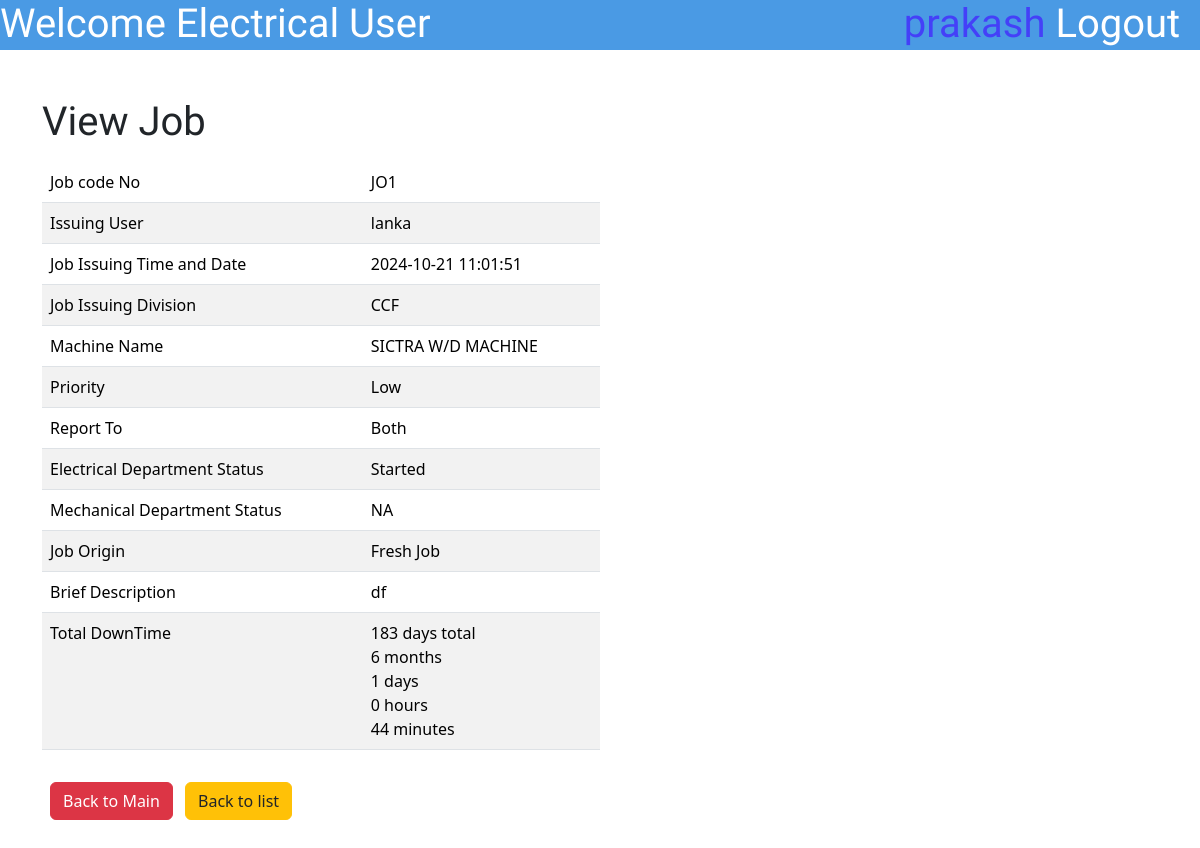
The app's page /EMUser/ViewJobEMUserPending.php?updateid=461 (signed in) with its own data.
### tables this page shows
CREATE TABLE `jobdatasheet` (
  `id` int(10) NOT NULL,
  `JobCodeNo` varchar(100) NOT NULL,
  `JobPostingDateTime` varchar(50) NOT NULL,
  `JobFinishingDateTime` varchar(50) DEFAULT NULL,
  `JobPostingDev` enum('ACF','CCF','DR','Flexible','Aluminium Rodmill','Ceylon Copper','Drum Yard','Carpentry','Bail Room') NOT NULL,
  `MachineName` varchar(255) NOT NULL,
  `Priority` enum('High','Low','Critical','') NOT NULL,
  `ReportTo` enum('Electrical','Mechanical','Both','') NOT NULL,
  `BDescription` varchar(500) NOT NULL,
  `Username` varchar(50) NOT NULL,
  `JobStatusE` enum('Pending','Started','Finished','Approved','NA') NOT NULL,
  `JobStatusM` enum('Pending','Started','Finished','Approved','NA') NOT NULL,
  `ManPowerInvolved` varchar(1000) DEFAULT NULL,
  `Certification` enum('Pending Certification','Not Certified','Certified','') NOT NULL,
  `FinishedCommentE` varchar(255) DEFAULT NULL,
  `FinishedCommentM` varchar(500) DEFAULT NULL,
  `TransferCommentE` varchar(500) DEFAULT NULL,
  `TransferCommentM` varchar(500) DEFAULT NULL,
  `ApproveComment` varchar(1000) DEFAULT NULL,
  `DisapproveComment` varchar(1000) DEFAULT NULL,
  `DownTimeE` varchar(500) DEFAULT NULL,
  `DownTimeM` varchar(50) DEFAULT NULL,
  `TryCount` int(10) DEFAULT NULL
);

### EMUser/ViewJobEMUserPending.php (the view, shortened to what this page needs)
<?php
include '../connect.php';
$idu = $_GET['updateid'];
$sql = "Select * from jobdatasheet where id='$idu'";
$result = mysqli_query($con, $sql);
$row = mysqli_fetch_assoc($result);
$JobCodeNo = $row['JobCodeNo'];
$JobIssuingDateTime = $row['JobPostingDateTime'];
$JobIssuingDivision = $row['JobPostingDev'];
$MachineName = $row['MachineName'];
$priority = $row['Priority'];
$ReportTo = $row['ReportTo'];
$BriefDescription = $row['BDescription'];
$JobStatusM = $row['JobStatusM'];
$JobStatusE = $row['JobStatusE'];
$Username2 = $row['Username'];
$TryCount = $row['TryCount'];
?>
<!DOCTYPE html>
<html lang="en">
<head>
    <link href="https://cdn.jsdelivr.net/npm/bootstrap@5.3.3/dist/css/bootstrap.min.css" rel="stylesheet"
>
    <link rel="stylesheet" href="\MaintananceJobCard\styles\SubmitJobstyle.css">
</head>
<body onload="divSelect()">
    <div class="topbar">
        <h1 class="topbar-text">Welcome <?php echo $_SESSION['workplace'] ?> User</h1>
        <a href="\MaintananceJobCard\logout.php">
            <h1 class="topbar-logout">Logout &nbsp</h1>
        </a>
        <h1 class="topbar-username"><?php echo $_SESSION['username'] ?>&nbsp</h1>
    </div>
    <div class="container mt-5 ">
        <h1>View Job </h1>
        <div class="mt-3 mb-5">
            <form method="POST">
                <table class="table table-striped w-50">
                    <tr>
                    <tr>
                        <td>
                            Job code No
                        </td>
                        <td>
                            <?php echo $JobCodeNo; ?>
                        </td>
                    </tr>
                    <tr>
                        <td>
                        Issuing User
                        </td>
                        <td>
                            <?php echo $Username2; ?>
                        </td>
                    </tr>
                    <tr>
                        <td>
                            Job Issuing Time and Date
                        </td>
                        <td>
                            <?php echo $JobIssuingDateTime; ?>
                        </td>
                    </tr>
                    <tr>
                        <td>
                            Job Issuing Division
                        </td>
                        <td>
                            <?php echo $JobIssuingDivision; ?>
                        </td>
                    </tr>
                    <tr>
                        <td>
                            Machine Name
                        </td>
                        <td>
                            <?php echo $MachineName; ?>
                        </td>
                    </tr>
                    <tr>
                        <td>
                            Priority
                        </td>
                        <td>
                            <?php echo $priority; ?>
                        </td>
                    </tr>
                    <tr>
                        <td>
                            Report To
                        </td>
                        <td>
                            <?php echo $ReportTo; ?>
                        </td>
                    </tr>
                    <tr>
                        <td>
                            Electrical Department Status
                        </td>
                        <td>
                            <?php echo $JobStatusE; ?>
                        </td>
                    </tr>
                    <tr>
                        <td>
                            Mechanical Department Status
                        </td>
                        <td>
                            <?php echo $JobStatusM; ?>
                        </td>
                    </tr>
                    <tr>
                        <td>
                            Job Origin
                        </td>
                        <td>
                            <?php
                             if ($TryCount == '1') {
                                echo "Fresh Job";
                            } else if ($TryCount == '2') {
                                echo "Transferred<br>Job ";
                            } else if ($TryCount == '3') {
                                echo "Disapproved<br> Job";
                            }?>
                        </td>
                    </tr>
                    <tr>
                        <td>
                            Brief Description
                        </td>
                        <td>
                            <?php echo $BriefDescription; ?>
                        </td>
                    <tr>
                        <td>
                            Total DownTime
                        </td>
                        <td>
                            <?php
                            $start_date = new DateTime(date("Y-m-d H:i:s"));
                            $since_start = $start_date->diff(new DateTime($JobIssuingDateTime));
                            echo $since_start->days . ' days total<br>';
                            echo $since_start->m . ' months<br>';
                            echo $since_start->d . ' days<br>';
                            echo $since_start->h . ' hours<br>';
                            echo $since_start->i . ' minutes<br>';
                            ?>
                        </td>
                    </tr>
                    </tr>
                    </tr>
                </table>
                <button type="back" class="btn btn-danger mt-3 mx-2" name="back"><a
                        href="\MaintananceJobCard\EMUser\indexEMUser.php" style="text-decoration:none;color:white">Back
                        to Main</a></button>
                        <button type="back" class="btn btn-warning mt-3" name="back"><a class="text-dark"
                    href="\MaintananceJobCard\EMUser\DislplayPendingJobListEMUser.php" style="text-decoration:none;color:white">Back to
                    list</a></button>
            </form>
        </div>
    </div>
</body>
</body>

### styles/SubmitJobstyle.css (style rules this page uses)
div.topbar { height: 50px; width: 100%; background-color: #4A9AE4; }
h1.topbar-text { float: left; font-family: "Jockey One", sans-serif; color: white; }
h1.topbar-username { float: right; font-family: "Jockey One", sans-serif; color: #4440F8; }
h1.topbar-logout { float: right; font-family: "Jockey One", sans-serif; color: white; }

### EMUser/ViewJobEMUserPending.php (style rules this page uses)
h1 { font-family: "Jockey One", sans-serif; }

### records on screen
jobdatasheet: JobCodeNo "JO1", Username "lanka", JobPostingDateTime "2024-10-21 11:01:51", JobPostingDev "CCF", MachineName "SICTRA W/D MACHINE", Priority "Low", ReportTo "Both", JobStatusE "Started", JobStatusM "NA", BDescription "df", JobPostingDateTime "183", JobPostingDateTime "6", JobPostingDateTime "1", JobPostingDateTime "0", JobPostingDateTime "44"

### other values on screen
$_SESSION['workplace'] "Electrical"
$_SESSION['username'] "prakash"
